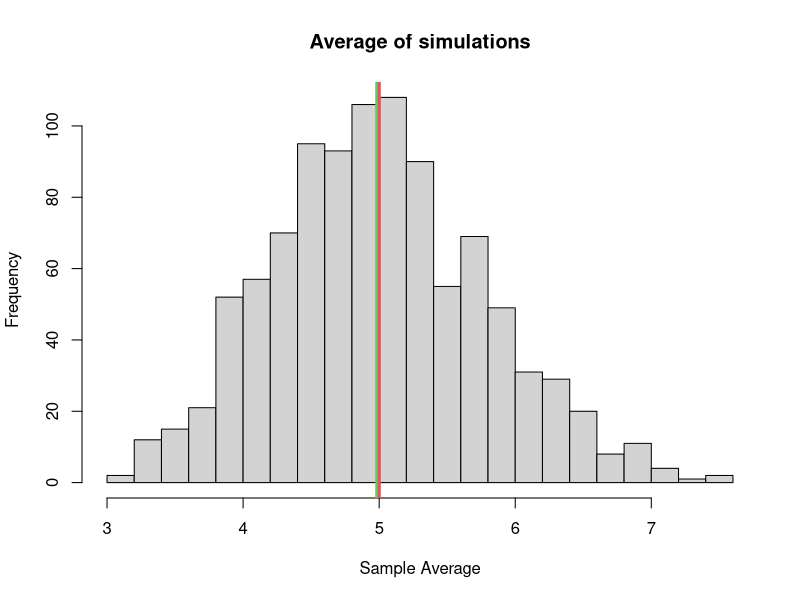
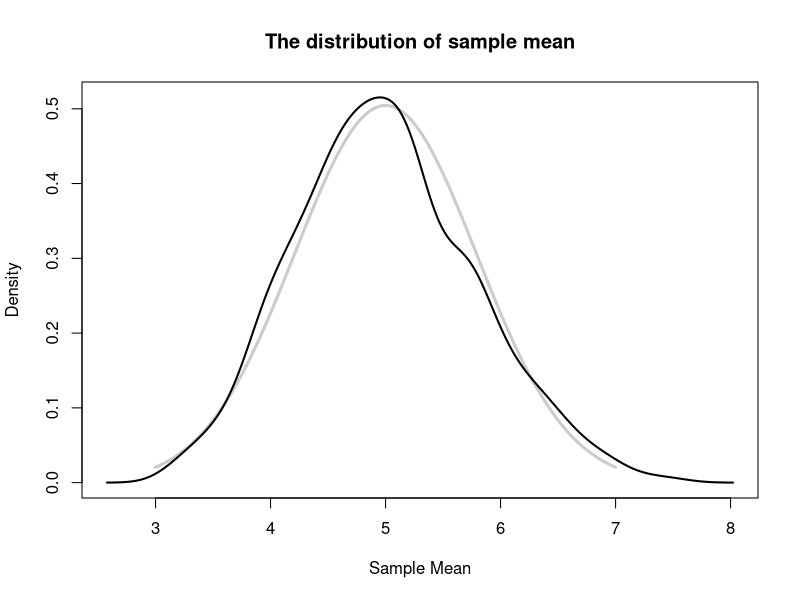

Source code (R) for these figures, in order:
## ---- chunk 1
set.seed(1)
lambda = 0.2
nosim <- 1000
n <- 40
exp =  NULL
for (i in 1:1000) exp = rbind(exp, rexp(n, lambda))
expMean <- apply(exp, 1, mean)
hist(expMean, main = "Average of simulations", xlab = "Sample Average", breaks = 30)
abline(v = mean(expMean), col = 3, lwd = 5)
abline(v = 1/lambda, col = 2, lwd = 3)
## ---- chunk 2
sd(expMean)
## ---- chunk 3
dst <- density(expMean)
plot(dst$x, dst$y, type = "n", main = "The distribution of sample mean", xlab = "Sample Mean", ylab = "Density")
lines(seq(3, 7, length = 100), dnorm(seq(3, 7, length = 100), mean = 5, sd = (1/lambda)/sqrt(n)), col = grey(.8), lwd = 3)
lines(dst$x, dst$y, lwd = 2)
